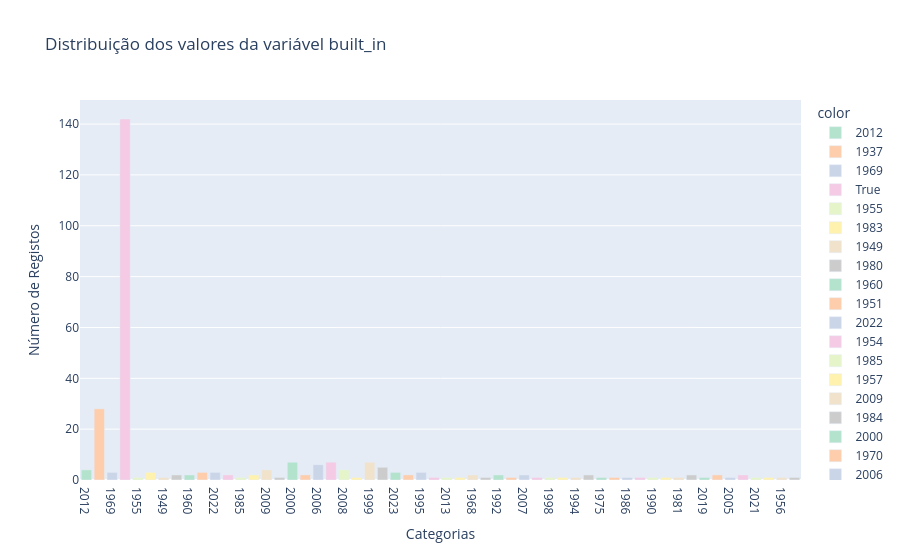
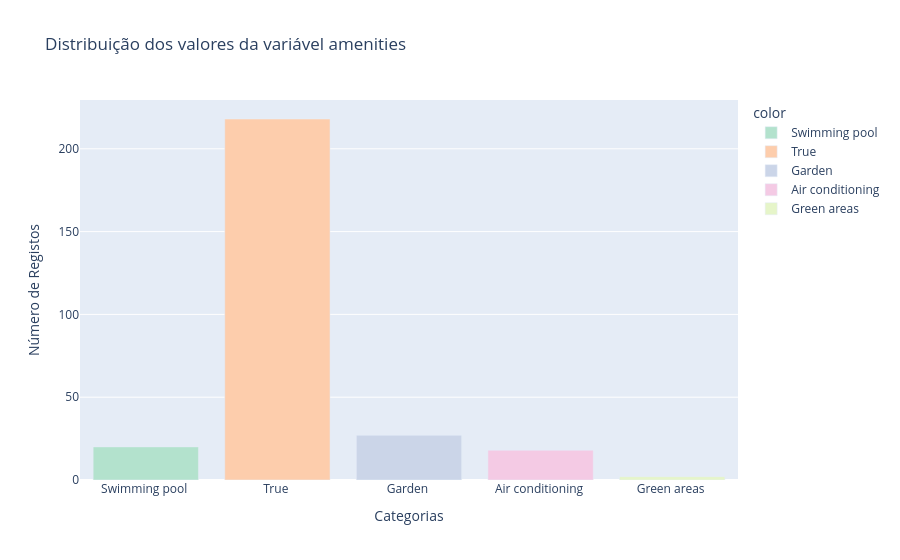
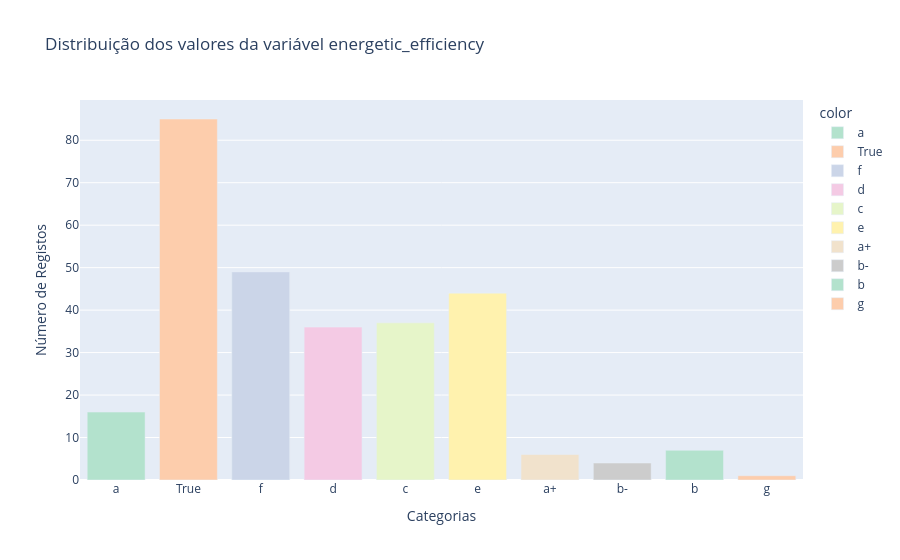

Notebook cell for these charts, in order:
### Markdown cell above
# Pre-processamento 

### Colunas: 
- built_in
- amenities
- energetic_efficiency

### Code cell
# Variação dos dados 
import plotly.express as px
col = ['built_in', 'amenities','energetic_efficiency']

for nome in col: 
    output = []
    names = df_14[nome].unique()
    for i in df_14[nome].unique():
        bt2 = df_14[nome].value_counts()[i]
        output.append(bt2)
    fig = px.bar(df_14, x=names, y=output, color = names ,color_discrete_sequence= px.colors.qualitative.Pastel2, title= f'Distribuição dos valores da variável {nome}')
    fig.update_xaxes(title_text='Categorias')
    fig.update_yaxes(title_text='Número de Registos')
    fig.show()

### Figure 1 — Plotly figure (JSON) as saved in the notebook; plotly's stock layout.template omitted (floating-point values rounded to 4 significant figures)
{"data": [{"alignmentgroup": "True", "hovertemplate": "color=2012<br>x=%{x}<br>y=%{y}<extra></extra>", "legendgroup": "2012", "marker": {"color": "rgb(179,226,205)", "pattern": {"shape": ""}}, "name": "2012", "offsetgroup": "2012", "orientation": "v", "showlegend": true, "textposition": "auto", "type": "bar", "x": ["2012"], "xaxis": "x", "y": [4], "yaxis": "y"}, {"alignmentgroup": "True", "hovertemplate": "color=1937<br>x=%{x}<br>y=%{y}<extra></extra>", "legendgroup": "1937", "marker": {"color": "rgb(253,205,172)", "pattern": {"shape": ""}}, "name": "1937", "offsetgroup": "1937", "orientation": "v", "showlegend": true, "textposition": "auto", "type": "bar", "x": ["1937"], "xaxis": "x", "y": [28], "yaxis": "y"}, {"alignmentgroup": "True", "hovertemplate": "color=1969<br>x=%{x}<br>y=%{y}<extra></extra>", "legendgroup": "1969", "marker": {"color": "rgb(203,213,232)", "pattern": {"shape": ""}}, "name": "1969", "offsetgroup": "1969", "orientation": "v", "showlegend": true, "textposition": "auto", "type": "bar", "x": ["1969"], "xaxis": "x", "y": [3], "yaxis": "y"}, {"alignmentgroup": "True", "hovertemplate": "color=True<br>x=%{x}<br>y=%{y}<extra></extra>", "legendgroup": "True", "marker": {"color": "rgb(244,202,228)", "pattern": {"shape": ""}}, "name": "True", "offsetgroup": "True", "orientation": "v", "showlegend": true, "textposition": "auto", "type": "bar", "x": ["True"], "xaxis": "x", "y": [142], "yaxis": "y"}, {"alignmentgroup": "True", "hovertemplate": "color=1955<br>x=%{x}<br>y=%{y}<extra></extra>", "legendgroup": "1955", "marker": {"color": "rgb(230,245,201)", "pattern": {"shape": ""}}, "name": "1955", "offsetgroup": "1955", "orientation": "v", "showlegend": true, "textposition": "auto", "type": "bar", "x": ["1955"], "xaxis": "x", "y": [1], "yaxis": "y"}, {"alignmentgroup": "True", "hovertemplate": "color=1983<br>x=%{x}<br>y=%{y}<extra></extra>", "legendgroup": "1983", "marker": {"color": "rgb(255,242,174)", "pattern": {"shape": ""}}, "name": "1983", "offsetgroup": "1983", "orientation": "v", "showlegend": true, "textposition": "auto", "type": "bar", "x": ["1983"], "xaxis": "x", "y": [3], "yaxis": "y"}, {"alignmentgroup": "True", "hovertemplate": "color=1949<br>x=%{x}<br>y=%{y}<extra></extra>", "legendgroup": "1949", "marker": {"color": "rgb(241,226,204)", "pattern": {"shape": ""}}, "name": "1949", "offsetgroup": "1949", "orientation": "v", "showlegend": true, "textposition": "auto", "type": "bar", "x": ["1949"], "xaxis": "x", "y": [1], "yaxis": "y"}, {"alignmentgroup": "True", "hovertemplate": "color=1980<br>x=%{x}<br>y=%{y}<extra></extra>", "legendgroup": "1980", "marker": {"color": "rgb(204,204,204)", "pattern": {"shape": ""}}, "name": "1980", "offsetgroup": "1980", "orientation": "v", "showlegend": true, "textposition": "auto", "type": "bar", "x": ["1980"], "xaxis": "x", "y": [2], "yaxis": "y"}, {"alignmentgroup": "True", "hovertemplate": "color=1960<br>x=%{x}<br>y=%{y}<extra></extra>", "legendgroup": "1960", "marker": {"color": "rgb(179,226,205)", "pattern": {"shape": ""}}, "name": "1960", "offsetgroup": "1960", "orientation": "v", "showlegend": true, "textposition": "auto", "type": "bar", "x": ["1960"], "xaxis": "x", "y": [2], "yaxis": "y"}, {"alignmentgroup": "True", "hovertemplate": "color=1951<br>x=%{x}<br>y=%{y}<extra></extra>", "legendgroup": "1951", "marker": {"color": "rgb(253,205,172)", "pattern": {"shape": ""}}, "name": "1951", "offsetgroup": "1951", "orientation": "v", "showlegend": true, "textposition": "auto", "type": "bar", "x": ["1951"], "xaxis": "x", "y": [3], "yaxis": "y"}, {"alignmentgroup": "True", "hovertemplate": "color=2022<br>x=%{x}<br>y=%{y}<extra></extra>", "legendgroup": "2022", "marker": {"color": "rgb(203,213,232)", "pattern": {"shape": ""}}, "name": "2022", "offsetgroup": "2022", "orientation": "v", "showlegend": true, "textposition": "auto", "type": "bar", "x": ["2022"], "xaxis": "x", "y": [3], "yaxis": "y"}, {"alignmentgroup": "True", "hovertemplate": "color=1954<br>x=%{x}<br>y=%{y}<extra></extra>", "legendgroup": "1954", "marker": {"color": "rgb(244,202,228)", "pattern": {"shape": ""}}, "name": "1954", "offsetgroup": "1954", "orientation": "v", "showlegend": true, "textposition": "auto", "type": "bar", "x": ["1954"], "xaxis": "x", "y": [2], "yaxis": "y"}, {"alignmentgroup": "True", "hovertemplate": "color=1985<br>x=%{x}<br>y=%{y}<extra></extra>", "legendgroup": "1985", "marker": {"color": "rgb(230,245,201)", "pattern": {"shape": ""}}, "name": "1985", "offsetgroup": "1985", "orientation": "v", "showlegend": true, "textposition": "auto", "type": "bar", "x": ["1985"], "xaxis": "x", "y": [1], "yaxis": "y"}, {"alignmentgroup": "True", "hovertemplate": "color=1957<br>x=%{x}<br>y=%{y}<extra></extra>", "legendgroup": "1957", "marker": {"color": "rgb(255,242,174)", "pattern": {"shape": ""}}, "name": "1957", "offsetgroup": "1957", "orientation": "v", "showlegend": true, "textposition": "auto", "type": "bar", "x": ["1957"], "xaxis": "x", "y": [2], "yaxis": "y"}, {"alignmentgroup": "True", "hovertemplate": "color=2009<br>x=%{x}<br>y=%{y}<extra></extra>", "legendgroup": "2009", "marker": {"color": "rgb(241,226,204)", "pattern": {"shape": ""}}, "name": "2009", "offsetgroup": "2009", "orientation": "v", "showlegend": true, "textposition": "auto", "type": "bar", "x": ["2009"], "xaxis": "x", "y": [4], "yaxis": "y"}, {"alignmentgroup": "True", "hovertemplate": "color=1984<br>x=%{x}<br>y=%{y}<extra></extra>", "legendgroup": "1984", "marker": {"color": "rgb(204,204,204)", "pattern": {"shape": ""}}, "name": "1984", "offsetgroup": "1984", "orientation": "v", "showlegend": true, "textposition": "auto", "type": "bar", "x": ["1984"], "xaxis": "x", "y": [1], "yaxis": "y"}, {"alignmentgroup": "True", "hovertemplate": "color=2000<br>x=%{x}<br>y=%{y}<extra></extra>", "legendgroup": "2000", "marker": {"color": "rgb(179,226,205)", "pattern": {"shape": ""}}, "name": "2000", "offsetgroup": "2000", "orientation": "v", "showlegend": true, "textposition": "auto", "type": "bar", "x": ["2000"], "xaxis": "x", "y": [7], "yaxis": "y"}, {"alignmentgroup": "True", "hovertemplate": "color=1970<br>x=%{x}<br>y=%{y}<extra></extra>", "legendgroup": "1970", "marker": {"color": "rgb(253,205,172)", "pattern": {"shape": ""}}, "name": "1970", "offsetgroup": "1970", "orientation": "v", "showlegend": true, "textposition": "auto", "type": "bar", "x": ["1970"], "xaxis": "x", "y": [2], "yaxis": "y"}, {"alignmentgroup": "True", "hovertemplate": "color=2006<br>x=%{x}<br>y=%{y}<extra></extra>", "legendgroup": "2006", "marker": {"color": "rgb(203,213,232)", "pattern": {"shape": ""}}, "name": "2006", "offsetgroup": "2006", "orientation": "v", "showlegend": true, "textposition": "auto", "type": "bar", "x": ["2006"], "xaxis": "x", "y": [6], "yaxis": "y"}, {"alignmentgroup": "True", "hovertemplate": "color=2003<br>x=%{x}<br>y=%{y}<extra></extra>", "legendgroup": "2003", "marker": {"color": "rgb(244,202,228)", "pattern": {"shape": ""}}, "name": "2003", "offsetgroup": "2003", "orientation": "v", "showlegend": true, "textposition": "auto", "type": "bar", "x": ["2003"], "xaxis": "x", "y": [7], "yaxis": "y"}, {"alignmentgroup": "True", "hovertemplate": "color=2008<br>x=%{x}<br>y=%{y}<extra></extra>", "legendgroup": "2008", "marker": {"color": "rgb(230,245,201)", "pattern": {"shape": ""}}, "name": "2008", "offsetgroup": "2008", "orientation": "v", "showlegend": true, "textposition": "auto", "type": "bar", "x": ["2008"], "xaxis": "x", "y": [4], "yaxis": "y"}, {"alignmentgroup": "True", "hovertemplate": "color=2014<br>x=%{x}<br>y=%{y}<extra></extra>", "legendgroup": "2014", "marker": {"color": "rgb(255,242,174)", "pattern": {"shape": ""}}, "name": "2014", "offsetgroup": "2014", "orientation": "v", "showlegend": true, "textposition": "auto", "type": "bar", "x": ["2014"], "xaxis": "x", "y": [1], "yaxis": "y"}, {"alignmentgroup": "True", "hovertemplate": "color=1999<br>x=%{x}<br>y=%{y}<extra></extra>", "legendgroup": "1999", "marker": {"color": "rgb(241,226,204)", "pattern": {"shape": ""}}, "name": "1999", "offsetgroup": "1999", "orientation": "v", "showlegend": true, "textposition": "auto", "type": "bar", "x": ["1999"], "xaxis": "x", "y": [7], "yaxis": "y"}, {"alignmentgroup": "True", "hovertemplate": "color=1987<br>x=%{x}<br>y=%{y}<extra></extra>", "legendgroup": "1987", "marker": {"color": "rgb(204,204,204)", "pattern": {"shape": ""}}, "name": "1987", "offsetgroup": "1987", "orientation": "v", "showlegend": true, "textposition": "auto", "type": "bar", "x": ["1987"], "xaxis": "x", "y": [5], "yaxis": "y"}, {"alignmentgroup": "True", "hovertemplate": "color=2023<br>x=%{x}<br>y=%{y}<extra></extra>", "legendgroup": "2023", "marker": {"color": "rgb(179,226,205)", "pattern": {"shape": ""}}, "name": "2023", "offsetgroup": "2023", "orientation": "v", "showlegend": true, "textposition": "auto", "type": "bar", "x": ["2023"], "xaxis": "x", "y": [3], "yaxis": "y"}, {"alignmentgroup": "True", "hovertemplate": "color=1974<br>x=%{x}<br>y=%{y}<extra></extra>", "legendgroup": "1974", "marker": {"color": "rgb(253,205,172)", "pattern": {"shape": ""}}, "name": "1974", "offsetgroup": "1974", "orientation": "v", "showlegend": true, "textposition": "auto", "type": "bar", "x": ["1974"], "xaxis": "x", "y": [2], "yaxis": "y"}, {"alignmentgroup": "True", "hovertemplate": "color=1995<br>x=%{x}<br>y=%{y}<extra></extra>", "legendgroup": "1995", "marker": {"color": "rgb(203,213,232)", "pattern": {"shape": ""}}, "name": "1995", "offsetgroup": "1995", "orientation": "v", "showlegend": true, "textposition": "auto", "type": "bar", "x": ["1995"], "xaxis": "x", "y": [3], "yaxis": "y"}, {"alignmentgroup": "True", "hovertemplate": "color=2016<br>x=%{x}<br>y=%{y}<extra></extra>", "legendgroup": "2016", "marker": {"color": "rgb(244,202,228)", "pattern": {"shape": ""}}, "name": "2016", "offsetgroup": "2016", "orientation": "v", "showlegend": true, "textposition": "auto", "type": "bar", "x": ["2016"], "xaxis": "x", "y": [1], "yaxis": "y"}, {"alignmentgroup": "True", "hovertemplate": "color=2013<br>x=%{x}<br>y=%{y}<extra></extra>", "legendgroup": "2013", "marker": {"color": "rgb(230,245,201)", "pattern": {"shape": ""}}, "name": "2013", "offsetgroup": "2013", "orientation": "v", "showlegend": true, "textposition": "auto", "type": "bar", "x": ["2013"], "xaxis": "x", "y": [1], "yaxis": "y"}, {"alignmentgroup": "True", "hovertemplate": "color=1940<br>x=%{x}<br>y=%{y}<extra></extra>", "legendgroup": "1940", "marker": {"color": "rgb(255,242,174)", "pattern": {"shape": ""}}, "name": "1940", "offsetgroup": "1940", "orientation": "v", "showlegend": true, "textposition": "auto", "type": "bar", "x": ["1940"], "xaxis": "x", "y": [1], "yaxis": "y"}, {"alignmentgroup": "True", "hovertemplate": "color=1968<br>x=%{x}<br>y=%{y}<extra></extra>", "legendgroup": "1968", "marker": {"color": "rgb(241,226,204)", "pattern": {"shape": ""}}, "name": "1968", "offsetgroup": "1968", "orientation": "v", "showlegend": true, "textposition": "auto", "type": "bar", "x": ["1968"], "xaxis": "x", "y": [2], "yaxis": "y"}, {"alignmentgroup": "True", "hovertemplate": "color=2010<br>x=%{x}<br>y=%{y}<extra></extra>", "legendgroup": "2010", "marker": {"color": "rgb(204,204,204)", "pattern": {"shape": ""}}, "name": "2010", "offsetgroup": "2010", "orientation": "v", "showlegend": true, "textposition": "auto", "type": "bar", "x": ["2010"], "xaxis": "x", "y": [1], "yaxis": "y"}, {"alignmentgroup": "True", "hovertemplate": "color=1992<br>x=%{x}<br>y=%{y}<extra></extra>", "legendgroup": "1992", "marker": {"color": "rgb(179,226,205)", "pattern": {"shape": ""}}, "name": "1992", "offsetgroup": "1992", "orientation": "v", "showlegend": true, "textposition": "auto", "type": "bar", "x": ["1992"], "xaxis": "x", "y": [2], "yaxis": "y"}, {"alignmentgroup": "True", "hovertemplate": "color=1988<br>x=%{x}<br>y=%{y}<extra></extra>", "legendgroup": "1988", "marker": {"color": "rgb(253,205,172)", "pattern": {"shape": ""}}, "name": "1988", "offsetgroup": "1988", "orientation": "v", "showlegend": true, "textposition": "auto", "type": "bar", "x": ["1988"], "xaxis": "x", "y": [1], "yaxis": "y"}, {"alignmentgroup": "True", "hovertemplate": "color=2007<br>x=%{x}<br>y=%{y}<extra></extra>", "legendgroup": "2007", "marker": {"color": "rgb(203,213,232)", "pattern": {"shape": ""}}, "name": "2007", "offsetgroup": "2007", "orientation": "v", "showlegend": true, "textposition": "auto", "type": "bar", "x": ["2007"], "xaxis": "x", "y": [2], "yaxis": "y"}, {"alignmentgroup": "True", "hovertemplate": "color=1945<br>x=%{x}<br>y=%{y}<extra></extra>", "legendgroup": "1945", "marker": {"color": "rgb(244,202,228)", "pattern": {"shape": ""}}, "name": "1945", "offsetgroup": "1945", "orientation": "v", "showlegend": true, "textposition": "auto", "type": "bar", "x": ["1945"], "xaxis": "x", "y": [1], "yaxis": "y"}, {"alignmentgroup": "True", "hovertemplate": "color=1998<br>x=%{x}<br>y=%{y}<extra></extra>", "legendgroup": "1998", "marker": {"color": "rgb(230,245,201)", "pattern": {"shape": ""}}, "name": "1998", "offsetgroup": "1998", "orientation": "v", "showlegend": true, "textposition": "auto", "type": "bar", "x": ["1998"], "xaxis": "x", "y": [1], "yaxis": "y"}, {"alignmentgroup": "True", "hovertemplate": "color=2020<br>x=%{x}<br>y=%{y}<extra></extra>", "legendgroup": "2020", "marker": {"color": "rgb(255,242,174)", "pattern": {"shape": ""}}, "name": "2020", "offsetgroup": "2020", "orientation": "v", "showlegend": true, "textposition": "auto", "type": "bar", "x": ["2020"], "xaxis": "x", "y": [1], "yaxis": "y"}, {"alignmentgroup": "True", "hovertemplate": "color=1994<br>x=%{x}<br>y=%{y}<extra></extra>", "legendgroup": "1994", "marker": {"color": "rgb(241,226,204)", "pattern": {"shape": ""}}, "name": "1994", "offsetgroup": "1994", "orientation": "v", "showlegend": true, "textposition": "auto", "type": "bar", "x": ["1994"], "xaxis": "x", "y": [1], "yaxis": "y"}, {"alignmentgroup": "True", "hovertemplate": "color=2015<br>x=%{x}<br>y=%{y}<extra></extra>", "legendgroup": "2015", "marker": {"color": "rgb(204,204,204)", "pattern": {"shape": ""}}, "name": "2015", "offsetgroup": "2015", "orientation": "v", "showlegend": true, "textposition": "auto", "type": "bar", "x": ["2015"], "xaxis": "x", "y": [2], "yaxis": "y"}, {"alignmentgroup": "True", "hovertemplate": "color=1975<br>x=%{x}<br>y=%{y}<extra></extra>", "legendgroup": "1975", "marker": {"color": "rgb(179,226,205)", "pattern": {"shape": ""}}, "name": "1975", "offsetgroup": "1975", "orientation": "v", "showlegend": true, "textposition": "auto", "type": "bar", "x": ["1975"], "xaxis": "x", "y": [1], "yaxis": "y"}, {"alignmentgroup": "True", "hovertemplate": "color=2011<br>x=%{x}<br>y=%{y}<extra></extra>", "legendgroup": "2011", "marker": {"color": "rgb(253,205,172)", "pattern": {"shape": ""}}, "name": "2011", "offsetgroup": "2011", "orientation": "v", "showlegend": true, "textposition": "auto", "type": "bar", "x": ["2011"], "xaxis": "x", "y": [1], "yaxis": "y"}, {"alignmentgroup": "True", "hovertemplate": "color=1986<br>x=%{x}<br>y=%{y}<extra></extra>", "legendgroup": "1986", "marker": {"color": "rgb(203,213,232)", "pattern": {"shape": ""}}, "name": "1986", "offsetgroup": "1986", "orientation": "v", "showlegend": true, "textposition": "auto", "type": "bar", "x": ["1986"], "xaxis": "x", "y": [1], "yaxis": "y"}, {"alignmentgroup": "True", "hovertemplate": "color=1996<br>x=%{x}<br>y=%{y}<extra></extra>", "legendgroup": "1996", "marker": {"color": "rgb(244,202,228)", "pattern": {"shape": ""}}, "name": "1996", "offsetgroup": "1996", "orientation": "v", "showlegend": true, "textposition": "auto", "type": "bar", "x": ["1996"], "xaxis": "x", "y": [1], "yaxis": "y"}, {"alignmentgroup": "True", "hovertemplate": "color=1990<br>x=%{x}<br>y=%{y}<extra></extra>", "legendgroup": "1990", "marker": {"color": "rgb(230,245,201)", "pattern": {"shape": ""}}, "name": "1990", "offsetgroup": "1990", "orientation": "v", "showlegend": true, "textposition": "auto", "type": "bar", "x": ["1990"], "xaxis": "x", "y": [1], "yaxis": "y"}, {"alignmentgroup": "True", "hovertemplate": "color=1997<br>x=%{x}<br>y=%{y}<extra></extra>", "legendgroup": "1997", "marker": {"color": "rgb(255,242,174)", "pattern": {"shape": ""}}, "name": "1997", "offsetgroup": "1997", "orientation": "v", "showlegend": true, "textposition": "auto", "type": "bar", "x": ["1997"], "xaxis": "x", "y": [1], "yaxis": "y"}, {"alignmentgroup": "True", "hovertemplate": "color=1981<br>x=%{x}<br>y=%{y}<extra></extra>", "legendgroup": "1981", "marker": {"color": "rgb(241,226,204)", "pattern": {"shape": ""}}, "name": "1981", "offsetgroup": "1981", "orientation": "v", "showlegend": true, "textposition": "auto", "type": "bar", "x": ["1981"], "xaxis": "x", "y": [1], "yaxis": "y"}, {"alignmentgroup": "True", "hovertemplate": "color=2001<br>x=%{x}<br>y=%{y}<extra></extra>", "legendgroup": "2001", "marker": {"color": "rgb(204,204,204)", "pattern": {"shape": ""}}, "name": "2001", "offsetgroup": "2001", "orientation": "v", "showlegend": true, "textposition": "auto", "type": "bar", "x": ["2001"], "xaxis": "x", "y": [2], "yaxis": "y"}, {"alignmentgroup": "True", "hovertemplate": "color=2019<br>x=%{x}<br>y=%{y}<extra></extra>", "legendgroup": "2019", "marker": {"color": "rgb(179,226,205)", "pattern": {"shape": ""}}, "name": "2019", "offsetgroup": "2019", "orientation": "v", "showlegend": true, "textposition": "auto", "type": "bar", "x": ["2019"], "xaxis": "x", "y": [1], "yaxis": "y"}, {"alignmentgroup": "True", "hovertemplate": "color=1976<br>x=%{x}<br>y=%{y}<extra></extra>", "legendgroup": "1976", "marker": {"color": "rgb(253,205,172)", "pattern": {"shape": ""}}, "name": "1976", "offsetgroup": "1976", "orientation": "v", "showlegend": true, "textposition": "auto", "type": "bar", "x": ["1976"], "xaxis": "x", "y": [2], "yaxis": "y"}, {"alignmentgroup": "True", "hovertemplate": "color=2005<br>x=%{x}<br>y=%{y}<extra></extra>", "legendgroup": "2005", "marker": {"color": "rgb(203,213,232)", "pattern": {"shape": ""}}, "name": "2005", "offsetgroup": "2005", "orientation": "v", "showlegend": true, "textposition": "auto", "type": "bar", "x": ["2005"], "xaxis": "x", "y": [1], "yaxis": "y"}, {"alignmentgroup": "True", "hovertemplate": "color=1950<br>x=%{x}<br>y=%{y}<extra></extra>", "legendgroup": "1950", "marker": {"color": "rgb(244,202,228)", "pattern": {"shape": ""}}, "name": "1950", "offsetgroup": "1950", "orientation": "v", "showlegend": true, "textposition": "auto", "type": "bar", "x": ["1950"], "xaxis": "x", "y": [2], "yaxis": "y"}, {"alignmentgroup": "True", "hovertemplate": "color=2021<br>x=%{x}<br>y=%{y}<extra></extra>", "legendgroup": "2021", "marker": {"color": "rgb(230,245,201)", "pattern": {"shape": ""}}, "name": "2021", "offsetgroup": "2021", "orientation": "v", "showlegend": true, "textposition": "auto", "type": "bar", "x": ["2021"], "xaxis": "x", "y": [1], "yaxis": "y"}, {"alignmentgroup": "True", "hovertemplate": "color=2024<br>x=%{x}<br>y=%{y}<extra></extra>", "legendgroup": "2024", "marker": {"color": "rgb(255,242,174)", "pattern": {"shape": ""}}, "name": "2024", "offsetgroup": "2024", "orientation": "v", "showlegend": true, "textposition": "auto", "type": "bar", "x": ["2024"], "xaxis": "x", "y": [1], "yaxis": "y"}, {"alignmentgroup": "True", "hovertemplate": "color=1956<br>x=%{x}<br>y=%{y}<extra></extra>", "legendgroup": "1956", "marker": {"color": "rgb(241,226,204)", "pattern": {"shape": ""}}, "name": "1956", "offsetgroup": "1956", "orientation": "v", "showlegend": true, "textposition": "auto", "type": "bar", "x": ["1956"], "xaxis": "x", "y": [1], "yaxis": "y"}, {"alignmentgroup": "True", "hovertemplate": "color=2002<br>x=%{x}<br>y=%{y}<extra></extra>", "legendgroup": "2002", "marker": {"color": "rgb(204,204,204)", "pattern": {"shape": ""}}, "name": "2002", "offsetgroup": "2002", "orientation": "v", "showlegend": true, "textposition": "auto", "type": "bar", "x": ["2002"], "xaxis": "x", "y": [1], "yaxis": "y"}], "layout": {"autosize": true, "barmode": "relative", "legend": {"title": {"text": "color"}, "tracegroupgap": 0}, "title": {"text": "Distribuição dos valores da variável built_in"}, "xaxis": {"anchor": "y", "autorange": true, "domain": [0, 1], "range": [-0.5, 55.5], "title": {"text": "Categorias"}, "type": "category"}, "yaxis": {"anchor": "x", "autorange": true, "domain": [0, 1], "range": [0, 149.5], "title": {"text": "Número de Registos"}, "type": "linear"}}}

### Figure 2 — Plotly figure (JSON) as saved in the notebook; plotly's stock layout.template omitted (floating-point values rounded to 4 significant figures)
{"data": [{"alignmentgroup": "True", "hovertemplate": "color=Swimming pool <br>x=%{x}<br>y=%{y}<extra></extra>", "legendgroup": "Swimming pool ", "marker": {"color": "rgb(179,226,205)", "pattern": {"shape": ""}}, "name": "Swimming pool ", "offsetgroup": "Swimming pool ", "orientation": "v", "showlegend": true, "textposition": "auto", "type": "bar", "x": ["Swimming pool "], "xaxis": "x", "y": [20], "yaxis": "y"}, {"alignmentgroup": "True", "hovertemplate": "color=True <br>x=%{x}<br>y=%{y}<extra></extra>", "legendgroup": "True ", "marker": {"color": "rgb(253,205,172)", "pattern": {"shape": ""}}, "name": "True ", "offsetgroup": "True ", "orientation": "v", "showlegend": true, "textposition": "auto", "type": "bar", "x": ["True "], "xaxis": "x", "y": [218], "yaxis": "y"}, {"alignmentgroup": "True", "hovertemplate": "color=Garden <br>x=%{x}<br>y=%{y}<extra></extra>", "legendgroup": "Garden ", "marker": {"color": "rgb(203,213,232)", "pattern": {"shape": ""}}, "name": "Garden ", "offsetgroup": "Garden ", "orientation": "v", "showlegend": true, "textposition": "auto", "type": "bar", "x": ["Garden "], "xaxis": "x", "y": [27], "yaxis": "y"}, {"alignmentgroup": "True", "hovertemplate": "color=Air conditioning <br>x=%{x}<br>y=%{y}<extra></extra>", "legendgroup": "Air conditioning ", "marker": {"color": "rgb(244,202,228)", "pattern": {"shape": ""}}, "name": "Air conditioning ", "offsetgroup": "Air conditioning ", "orientation": "v", "showlegend": true, "textposition": "auto", "type": "bar", "x": ["Air conditioning "], "xaxis": "x", "y": [18], "yaxis": "y"}, {"alignmentgroup": "True", "hovertemplate": "color=Green areas <br>x=%{x}<br>y=%{y}<extra></extra>", "legendgroup": "Green areas ", "marker": {"color": "rgb(230,245,201)", "pattern": {"shape": ""}}, "name": "Green areas ", "offsetgroup": "Green areas ", "orientation": "v", "showlegend": true, "textposition": "auto", "type": "bar", "x": ["Green areas "], "xaxis": "x", "y": [2], "yaxis": "y"}], "layout": {"autosize": true, "barmode": "relative", "legend": {"title": {"text": "color"}, "tracegroupgap": 0}, "title": {"text": "Distribuição dos valores da variável amenities"}, "xaxis": {"anchor": "y", "autorange": true, "domain": [0, 1], "range": [-0.5, 4.5], "title": {"text": "Categorias"}, "type": "category"}, "yaxis": {"anchor": "x", "autorange": true, "domain": [0, 1], "range": [0, 229.5], "title": {"text": "Número de Registos"}, "type": "linear"}}}

### Figure 3 — Plotly figure (JSON) as saved in the notebook; plotly's stock layout.template omitted (floating-point values rounded to 4 significant figures)
{"data": [{"alignmentgroup": "True", "hovertemplate": "color=a<br>x=%{x}<br>y=%{y}<extra></extra>", "legendgroup": "a", "marker": {"color": "rgb(179,226,205)", "pattern": {"shape": ""}}, "name": "a", "offsetgroup": "a", "orientation": "v", "showlegend": true, "textposition": "auto", "type": "bar", "x": ["a"], "xaxis": "x", "y": [16], "yaxis": "y"}, {"alignmentgroup": "True", "hovertemplate": "color=True<br>x=%{x}<br>y=%{y}<extra></extra>", "legendgroup": "True", "marker": {"color": "rgb(253,205,172)", "pattern": {"shape": ""}}, "name": "True", "offsetgroup": "True", "orientation": "v", "showlegend": true, "textposition": "auto", "type": "bar", "x": ["True"], "xaxis": "x", "y": [85], "yaxis": "y"}, {"alignmentgroup": "True", "hovertemplate": "color=f<br>x=%{x}<br>y=%{y}<extra></extra>", "legendgroup": "f", "marker": {"color": "rgb(203,213,232)", "pattern": {"shape": ""}}, "name": "f", "offsetgroup": "f", "orientation": "v", "showlegend": true, "textposition": "auto", "type": "bar", "x": ["f"], "xaxis": "x", "y": [49], "yaxis": "y"}, {"alignmentgroup": "True", "hovertemplate": "color=d<br>x=%{x}<br>y=%{y}<extra></extra>", "legendgroup": "d", "marker": {"color": "rgb(244,202,228)", "pattern": {"shape": ""}}, "name": "d", "offsetgroup": "d", "orientation": "v", "showlegend": true, "textposition": "auto", "type": "bar", "x": ["d"], "xaxis": "x", "y": [36], "yaxis": "y"}, {"alignmentgroup": "True", "hovertemplate": "color=c<br>x=%{x}<br>y=%{y}<extra></extra>", "legendgroup": "c", "marker": {"color": "rgb(230,245,201)", "pattern": {"shape": ""}}, "name": "c", "offsetgroup": "c", "orientation": "v", "showlegend": true, "textposition": "auto", "type": "bar", "x": ["c"], "xaxis": "x", "y": [37], "yaxis": "y"}, {"alignmentgroup": "True", "hovertemplate": "color=e<br>x=%{x}<br>y=%{y}<extra></extra>", "legendgroup": "e", "marker": {"color": "rgb(255,242,174)", "pattern": {"shape": ""}}, "name": "e", "offsetgroup": "e", "orientation": "v", "showlegend": true, "textposition": "auto", "type": "bar", "x": ["e"], "xaxis": "x", "y": [44], "yaxis": "y"}, {"alignmentgroup": "True", "hovertemplate": "color=a+<br>x=%{x}<br>y=%{y}<extra></extra>", "legendgroup": "a+", "marker": {"color": "rgb(241,226,204)", "pattern": {"shape": ""}}, "name": "a+", "offsetgroup": "a+", "orientation": "v", "showlegend": true, "textposition": "auto", "type": "bar", "x": ["a+"], "xaxis": "x", "y": [6], "yaxis": "y"}, {"alignmentgroup": "True", "hovertemplate": "color=b-<br>x=%{x}<br>y=%{y}<extra></extra>", "legendgroup": "b-", "marker": {"color": "rgb(204,204,204)", "pattern": {"shape": ""}}, "name": "b-", "offsetgroup": "b-", "orientation": "v", "showlegend": true, "textposition": "auto", "type": "bar", "x": ["b-"], "xaxis": "x", "y": [4], "yaxis": "y"}, {"alignmentgroup": "True", "hovertemplate": "color=b<br>x=%{x}<br>y=%{y}<extra></extra>", "legendgroup": "b", "marker": {"color": "rgb(179,226,205)", "pattern": {"shape": ""}}, "name": "b", "offsetgroup": "b", "orientation": "v", "showlegend": true, "textposition": "auto", "type": "bar", "x": ["b"], "xaxis": "x", "y": [7], "yaxis": "y"}, {"alignmentgroup": "True", "hovertemplate": "color=g<br>x=%{x}<br>y=%{y}<extra></extra>", "legendgroup": "g", "marker": {"color": "rgb(253,205,172)", "pattern": {"shape": ""}}, "name": "g", "offsetgroup": "g", "orientation": "v", "showlegend": true, "textposition": "auto", "type": "bar", "x": ["g"], "xaxis": "x", "y": [1], "yaxis": "y"}], "layout": {"autosize": true, "barmode": "relative", "legend": {"title": {"text": "color"}, "tracegroupgap": 0}, "title": {"text": "Distribuição dos valores da variável energetic_efficiency"}, "xaxis": {"anchor": "y", "autorange": true, "domain": [0, 1], "range": [-0.5, 9.5], "title": {"text": "Categorias"}, "type": "category"}, "yaxis": {"anchor": "x", "autorange": true, "domain": [0, 1], "range": [0, 89.47], "title": {"text": "Número de Registos"}, "type": "linear"}}}
